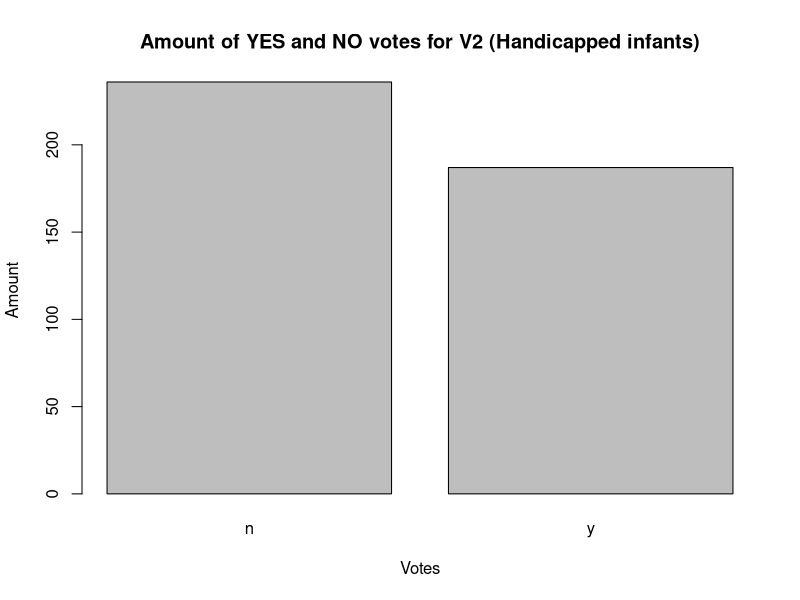
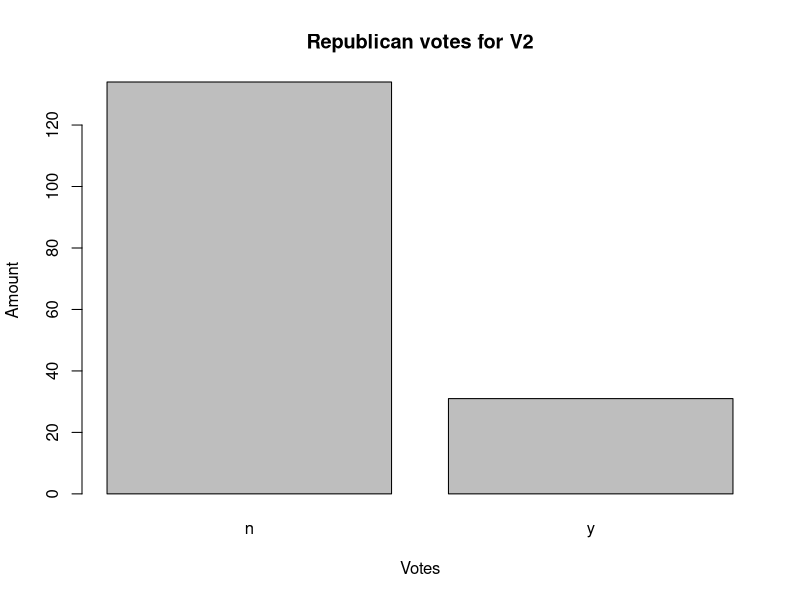
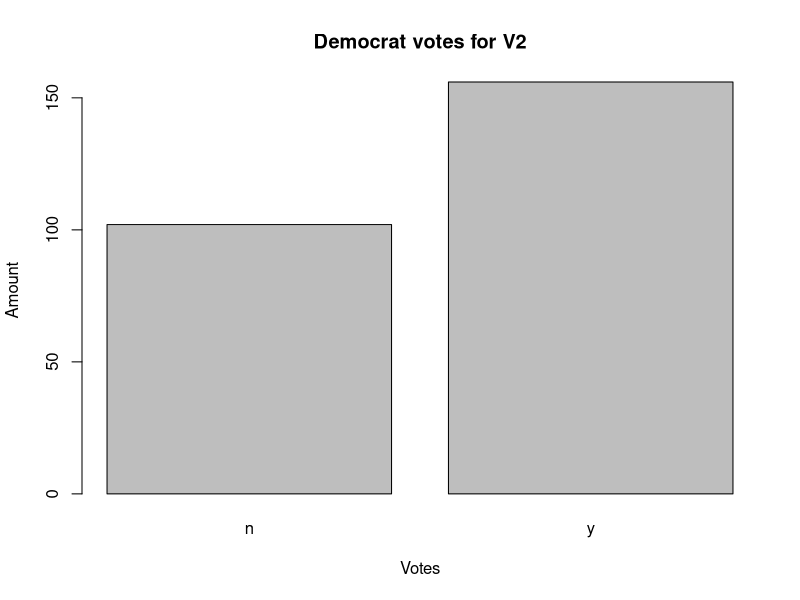

Source code (R) for these figures, in order:
#
###################################################
# Exercise 3.1                                    #
###################################################
# Show/argue that the odds-ratio in eq.(7)        #
# can be written as the inequality (eq.(8))       #
# between the ratio of the prior probabilities    #
# and the posterior probabilities.                #
###################################################
#  ℙ(∏1 | x)
#             >  1
#  ℙ(∏2 | X)
#
# <=>
# 
#      f1(x) π1
#  __________________             
#  f1(x)π1 + f2(x)π2
# ______________________  > 1                             
#      f2(x) π2
#  _________________
#  f1(x)π1 + f2(x)π2
#
# <=>
#
#    f1(x)π1      > 1
# _____________               Cross multiply 
#    f2(x)π2      > 1
#
# <=>
# 
# f1(x)π1 > f2(x)π2
#
# <=>
#
#  f1(x)      π2
# _______  > ____
#  f2(x)      π1
#
#                  □

#################################################
# Exercise 3.2a                                 #
#################################################
# Source:                                       #
#                                               #############################################################
# https://eight2late.wordpress.com/2015/11/06/a-gentle-introduction-to-naive-bayes-classification-using-r/  #
#############################################################################################################
setwd("~/Documents/rprojects/dataScience")

# install.packages("mlbench")
# Load the mlbench library, which contains the HouseVote84
library(mlbench)
# Load the dataset
data("HouseVotes84")

# Barplots for specific elements
## Plot for all Yes and No
plot(as.factor(HouseVotes84[, 2]))
title(main = "Amount of YES and NO votes for V2 (Handicapped infants)", xlab = "Votes", ylab = "Amount")

## By Party
### Republicans
plot(as.factor(HouseVotes84[HouseVotes84$Class == "republican", 2]))
title(main = "Republican votes for V2", xlab = "Votes", ylab = "Amount")

## Democrats
plot(as.factor(HouseVotes84[HouseVotes84$Class == "democrat", 2]))
title(main = "Democrat votes for V2", xlab = "Votes", ylab = "Amount")


#################################################
# Exercise 3.2b                                 #
#################################################

# Taking care of missing values before we actually use Naive Bayes
## Function to return number of NA's by vote and class (democrat or republican)
na_by_col_class <- 
  function(col, cls) {
    return(sum(
      is.na(
        HouseVotes84[, col]
      ) &
        HouseVotes84$Class == cls
      )
    )
  }

## Function for the conditional probability that a member of a party will cast y 
## for a topic, based on all members of te party who cast a vote (without NA)
p_y_col_class <- 
  function(col, cls){
    sum_y <- sum(
      HouseVotes84[, col] == "y" & 
        HouseVotes84$Class == cls, 
      na.rm = TRUE
    )
    sum_n <- sum(
      HouseVotes84[, col] == "n" &
        HouseVotes84$Class == cls,
      na.rm = TRUE
    )
    return(sum_y / (sum_y + sum_n))
  }

## Checking if the functions actually worked
p_y_col_class(2, "democrat")
p_y_col_class(2, "republican")
na_by_col_class(2, "democrat")
na_by_col_class(2, "republican")

## Replace missing values by randomly assigning y or n to NA's
### Uniform distribution is used used to set the NA value to yes if the random numer returned
### is less than the probability of a yes vote and to no otherwise.
for (i in 2:ncol(HouseVotes84)) {
  if (sum(is.na(HouseVotes84[, i]) > 0)) {
    c1 <- which(is.na(HouseVotes84[, i]) & HouseVotes84$Class == "democrat", arr.ind = TRUE)
    c2 <- which(is.na(HouseVotes84[, i]) & HouseVotes84$Class == "republican", arr.ind = TRUE)
    HouseVotes84[c1, i] <-
      ifelse(runif(na_by_col_class(i, "democrat")) < p_y_col_class(i, "democrat"), "y", "n")
    HouseVotes84[c2, i] <-
      ifelse(runif(na_by_col_class(i, "republican")) < p_y_col_class(i, "republican"), "y", "n")
  }
}

# View the new dataset
View(HouseVotes84)

# Now we are ready to actually work with the dataset and do some Naive Bayes

# Divide into test and training sets
# Create new col "train" and assign 1 or 0 in 80/20 proportion via random uniform dist
HouseVotes84[, "train"] <- 
  ifelse(runif(nrow(HouseVotes84)) < 0.80, 1, 0)

# Get col number of train / test indicator column (needed a bit later)
trainColNum <- grep("train", names(HouseVotes84))

# Seperate training and test sets and remove training column before modeling
trainHouseVotes84 <- HouseVotes84[HouseVotes84$train == 1, -trainColNum]
testHouseeVotes84 <- HouseVotes84[HouseVotes84$train == 0, -trainColNum]

# Finally we can now build the freaking Naive Bayes model

#install.packages("e1071")

# We need this library! As it contains the algorithm made nicely available for us!
library(e1071) 

# the Class~. means, the dependent variable (to be predicted) appears on the left hand side
# of the ~ and the independent variables (predictors or features) are on the right hand side.
# The dot is simply shorthand for "all variable other than the dependent one". And then we 
# have the dataframe (trainHouseVotes84)
nb_model <- naiveBayes(Class~. , data = trainHouseVotes84)

# Lets look at the model. Three differents ways to do that.
nb_model
summary(nb_model)
str(nb_model)

#################################################
# Exercise 3.2c                                 #
#################################################
# Time to do some predicting
# This is done by feeding test data into our model (nb_model) and then comparing with known
# values. As always a confusion matrix will be used.

# Dun dun dun!
nb_test_predict <- predict(nb_model, testHouseeVotes84[, -1])
# The confusion matrix
table(pred = nb_test_predict, true = testHouseeVotes84$Class)
# As seen in the confusion matrix, the algorithm has correctly classified 
# 43 out of 48 (43+5) democrats and 26 out of 30 republicans. Not bad!
# The values might vary on your NON-Linux computers.

#################################################
# Exercise 3.2d                                 #
#################################################
# Fractions of correct predictions
mean(nb_test_predict == testHouseeVotes84$Class)

#################################################
# Exercise 3.2e                                 #
#################################################
# One is the loneliest number, therefore we do things multiple times!

# Function to create, run and record model results
nb_multiple_runs <- function(train_fraction,n){
  fraction_correct <- rep(NA,n)
  for (i in 1:n){
    HouseVotes84[,"train"] <- ifelse(runif(nrow(HouseVotes84))<train_fraction,1,0)
    trainColNum <- grep("train",names(HouseVotes84))
    trainHouseVotes84 <- HouseVotes84[HouseVotes84$train==1,-trainColNum]
    testHouseVotes84 <- HouseVotes84[HouseVotes84$train==0,-trainColNum]
    nb_model <- naiveBayes(Class~.,data = trainHouseVotes84)
    nb_test_predict <- predict(nb_model,testHouseVotes84[,-1])
    fraction_correct[i] <- mean(nb_test_predict==testHouseVotes84$Class)
  }
  return(fraction_correct)
}

# 20 runs, 80% of data randomly selected for training set in each run
fraction_correct_predictions <- nb_multiple_runs(0.8, 20)
fraction_correct_predictions

# Summary of results
summary(fraction_correct_predictions)

# Standard Deviation
sd(fraction_correct_predictions)

# That is it for exercise 3.2

#################################################
# Exercise 3.3a                                 #
#################################################
# Source:                                       #####################################
# https://www2.warwick.ac.uk/fac/sci/moac/people/students/peter_cock/r/iris_plots/  #
#####################################################################################

# Lets do some fancy colourful plotting
